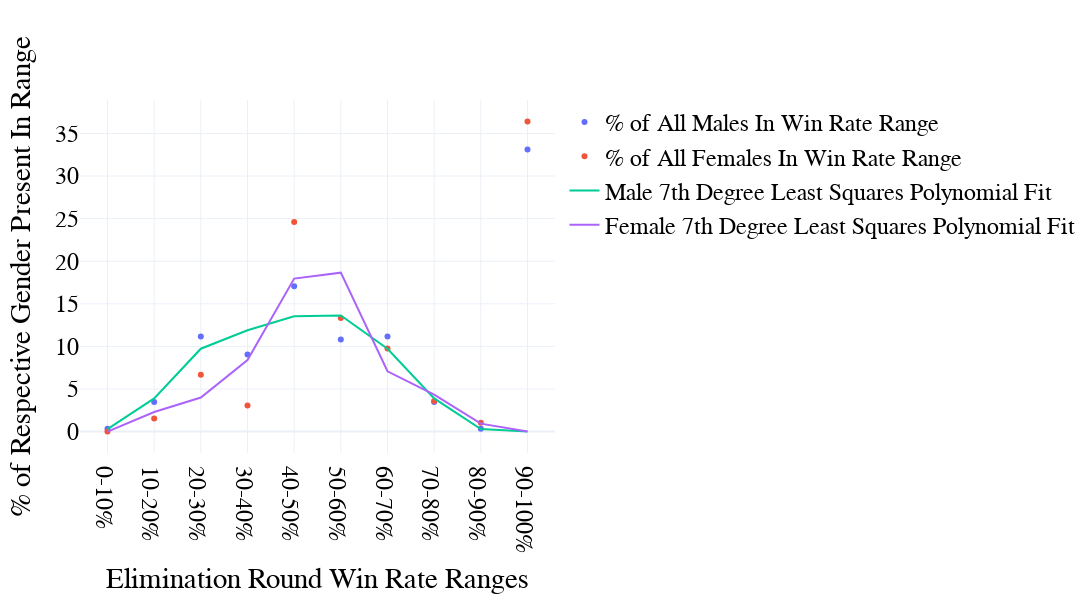

Notebook code for this chart:
### Code cell
layout = go.Layout(
   # title = f"Avg. Elimination Round Win Rate: {round(avgElimWinPCTM, 2)}% (M), {round(avgElimWinPCTF, 2)}% (F)",
    xaxis = {"title": "Elimination Round Win Rate Ranges"},
    yaxis = {"title": "% of Respective Gender Present In Range"},
)

fig = go.Figure(layout=layout)

fig.add_trace(go.Scatter(
    x = independentData,
    y = dependentDataM,
    mode = 'markers',
    name = '% of All Males In Win Rate Range'
))

fig.add_trace(go.Scatter(
    x = independentData,
    y = dependentDataF,
    mode = 'markers',
    name = '% of All Females In Win Rate Range'
))

fig.add_trace(go.Scatter(
    x = independentData,
    y = dependentDataLinearM,
    mode = 'lines',
    name = f"Male 7th Degree Least Squares Polynomial Fit"
))

fig.add_trace(go.Scatter(
    x = independentData,
    y = dependentDataLinearF,
    mode = 'lines',
    name = f"Female 7th Degree Least Squares Polynomial Fit"
))

fig.update_layout(
    autosize=False,
    width=1500,
    height=600,
    font_size=24,
    font_family="Times New Roman",
    font_color="black",
    title_font_size=24,
    template="plotly_white",
    title = {
        'y':0.95,
        'x':.5,
        'xanchor': 'center',
        'yanchor': 'top'
    }
)


iplot(fig)
fig.write_image(f"../assets/Gender_ElimWinPCT_{YEAR}.svg")

### Figure 1 — Plotly figure (JSON) as saved in the notebook; plotly's stock layout.template omitted (floating-point values rounded to 4 significant figures)
{"data": [{"mode": "markers", "name": "% of All Males In Win Rate Range", "type": "scatter", "x": ["0-10%", "10-20%", "20-30%", "30-40%", "40-50%", "50-60%", "60-70%", "70-80%", "80-90%", "90-100%"], "y": [0.3484, 3.484, 11.15, 9.059, 17.07, 10.8, 11.15, 3.484, 0.3484, 33.1]}, {"mode": "markers", "name": "% of All Females In Win Rate Range", "type": "scatter", "x": ["0-10%", "10-20%", "20-30%", "30-40%", "40-50%", "50-60%", "60-70%", "70-80%", "80-90%", "90-100%"], "y": [0, 1.538, 6.667, 3.077, 24.62, 13.33, 9.744, 3.59, 1.026, 36.41]}, {"mode": "lines", "name": "Male 7th Degree Least Squares Polynomial Fit", "type": "scatter", "x": ["0-10%", "10-20%", "20-30%", "30-40%", "40-50%", "50-60%", "60-70%", "70-80%", "80-90%", "90-100%"], "y": [0.2978, 3.89, 9.731, 11.9, 13.53, 13.64, 9.731, 3.89, 0.2978, 0]}, {"mode": "lines", "name": "Female 7th Degree Least Squares Polynomial Fit", "type": "scatter", "x": ["0-10%", "10-20%", "20-30%", "30-40%", "40-50%", "50-60%", "60-70%", "70-80%", "80-90%", "90-100%"], "y": [0, 2.299, 4.005, 8.401, 17.96, 18.66, 7.082, 4.35, 0.9306, 0]}], "layout": {"autosize": false, "font": {"color": "black", "family": "Times New Roman", "size": 24}, "height": 600, "title": {"font": {"size": 24}, "x": 0.5, "xanchor": "center", "y": 0.95, "yanchor": "top"}, "width": 1500, "xaxis": {"title": {"text": "Elimination Round Win Rate Ranges"}}, "yaxis": {"title": {"text": "% of Respective Gender Present In Range"}}}}
